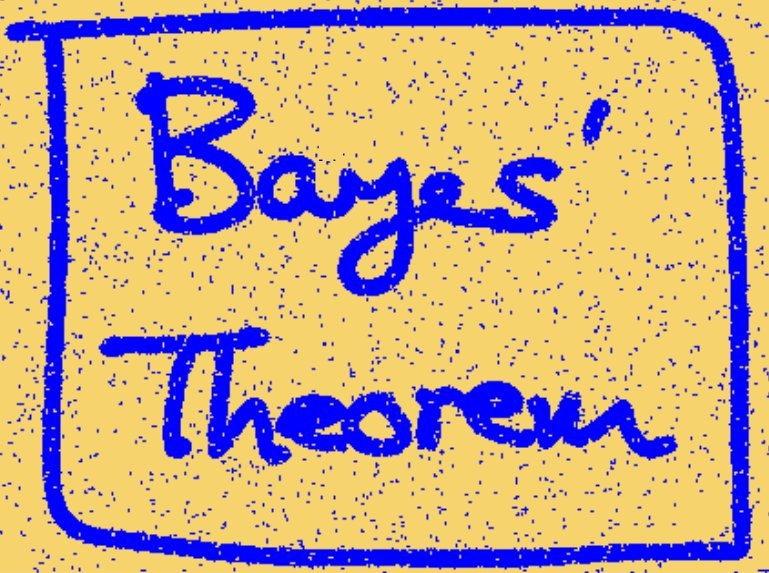
#> input picture coursework_assignments/EE5731_CA2_A0247125J/New folder/bayes_in.jpg, 769 x 573 px
$ jupyter execute --allow-errors Part_1.ipynb
#> lines starting #> are read from the running program, lines starting #| are printed output that depends on the picture
# Part 1 Noise Removal

[cell 1]
import os
import unittest

import matplotlib
import numpy as np

#matplotlib.use('Agg')  # Force matplotlib to not use any Xwindows backend.
import matplotlib.pyplot as plt

import pygco
import cv2
from pygco import cut_simple, cut_from_graph

[cell 2]
import pygco

[cell 3]
img=cv2.imread('bayes_in.jpg')
#> img is the input picture: shape (573, 769, 3); mean B, G, R 140.7, 163.7, 191.1
img[100,200]
#> Out = [103, 213, 243]

[cell 4]
img=cv2.imread('bayes_in.jpg')

[cell 5]
plt.imshow(img)

[cell 6]
gray_img = cv2.cvtColor(img, cv2.COLOR_RGB2GRAY)
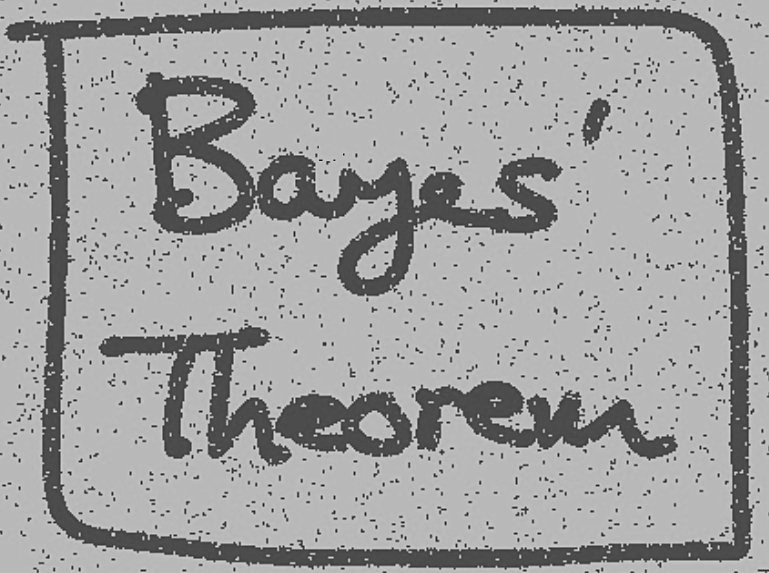
#> gray_img: shape (573, 769); min 16, max 227, mean 159.9
unaries = (np.dstack([gray_img, -gray_img]).copy("C")).astype(np.int32)

[cell 7]
unaries.reshape(-1, 2)
#> Out = 440637 pairs, first value 16 to 227, second value 29 to 240
